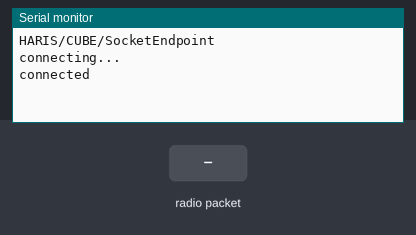
A sketch run on a simulated Arduino Uno, built with avr-gcc and run on an emulated ATmega328P. Shown: the last lines printed to the serial monitor. Inputs (shaded band) come from the test bench. WiFi joins after 1.5 s; servers stay silent unless stated; no radio packets arrive unless stated.

Above: at 3.9 s.
4.0 s: radio packet "1" arrives
At 4.16 s:
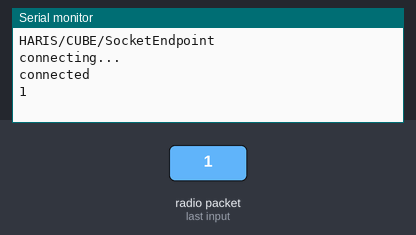
5.7 s: radio packet "0" arrives
At 5.86 s:
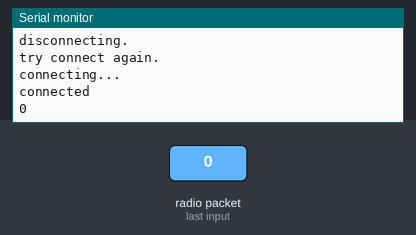
7.2 s: radio packet "2" arrives
At 7.46 s:
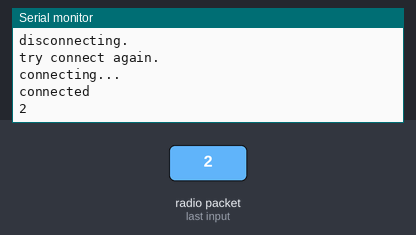

The sketch:

EndpointSocketCube.ino
```cpp
#include <Ethernet.h>
#include <SPI.h>
#include "RF24.h"
#include <EEPROM.h>

byte mac[] = { 0xDE, 0xAD, 0xBE, 0xEF, 0xFE, 0xED };
byte server[] = { 193, 70, 84, 40 }; // Local 193.70.84.40

EthernetClient client;


int PAYLOAD_SIZE = 30;
String CUBE_ADDRESS = "";
byte CUBE_ADDRESS_BYTES[6] = "";
RF24 radio(7, 6);

void getCubeAddress() {
  //Mocked addresses
  CUBE_ADDRESS = "00000";
  CUBE_ADDRESS.getBytes(CUBE_ADDRESS_BYTES, 6);
}

void setup()
{
  Ethernet.begin(mac);
  Serial.begin(115200);
  Serial.println(F("HARIS/CUBE/SocketEndpoint"));
  getCubeAddress();
  radio.begin();
  radio.setPALevel(RF24_PA_LOW);
  radio.openReadingPipe(1, CUBE_ADDRESS_BYTES);
  radio.openWritingPipe(CUBE_ADDRESS_BYTES);
  radio.startListening();

  delay(1000);
  connect();
}

void loop()
{
  char raw_message[30];
  if (radio.available()) {
    while (radio.available()) {
      radio.read(&raw_message, 30);
    }
    Serial.println(raw_message);
    client.print(raw_message);
  }
  if (client.available()) {
    String message="";
    while(client.available()){
      char recived = client.read();
      message.concat(String(recived));
    }
    Serial.println(message);
    //sendViaRF(message);
  }
  if (!client.connected()) {
    Serial.println();
    Serial.println("disconnecting.");
    client.stop();
    Serial.println("try connect again.");
    connect();
    }
}

void connect(){
  Serial.println("connecting...");

  if (client.connect(server, 11000)) {
    Serial.println("connected");
    client.print("aDs6g|12.2|");
  } else {
    Serial.println("connection failed");
  }
}

void sendViaRF(String message){
  radio.stopListening();
  char charArray[30];
  message.toCharArray(charArray, 30);
  if (!radio.write( &charArray, 30 )){
    Serial.println("failed send "+ message);
  }
  radio.startListening();
}

String messageConstructor(String content){
  String separator = "|";
  String message = CUBE_ADDRESS + separator + content + separator;

  return message;
}
```

Measured:
- after the input at 4.0 s, the serial monitor: prints a new line at once (image 1)
- after the input at 5.7 s, the serial monitor: prints a new line at once (image 2)
- after the input at 7.2 s, the serial monitor: prints a new line at once (image 3)
